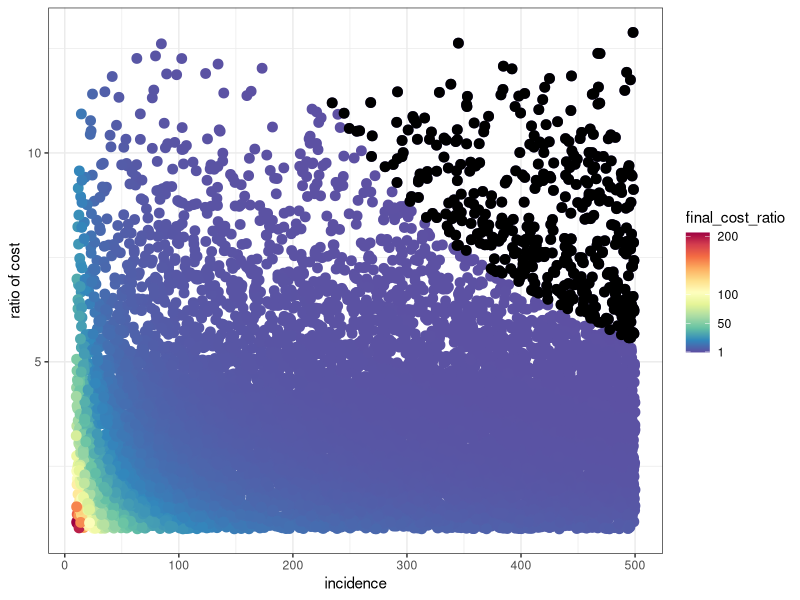

Here is the R script that generated this plot:
require(ggplot2)
library("RColorBrewer")

cost_ratio <- vector()
v_cost_ratio <- vector()
incidence <- vector()

birth_cohort <- 100000
immunity_duration <- 20

for(i in 1:10000){

cost_PrEP_birth <- runif(1,5,20) # Cost of PrEP per dose - between $5-20
cost_PEP_2 <- cost_PrEP_birth # Cost of PEP per dose - same as PrEP

cost_PEP_4 <- cost_PrEP_birth + cost_PEP_2 + runif(1,0,120) # Cost of PEP = Vaccine cost x 2 plus RIG between $0-120

cost_ratio[i] <- cost_PEP_4/(cost_PrEP_birth + cost_PEP_2) # RATIO = cost of PEP in naive / cost of PEP in boosted people

incidence[i] <- runif(1,10,500) # choose an incidence at random

v_cost_PrEP_birth <- cost_PrEP_birth*birth_cohort # Costs of PrEP programme (100% coverage)
v_cost_PEP_2 <- incidence[i]*immunity_duration*cost_PEP_2 # Costs of boosted PEP given bite incidence

v_cost_PEP_4 <- incidence[i]*immunity_duration*cost_PEP_4 # Costs of PEP in niave population

v_cost_ratio[i] <- (v_cost_PrEP_birth + v_cost_PEP_2)/v_cost_PEP_4 # Cost ratio

}


alldata <- data.frame(incidence = incidence, cost_ratio = cost_ratio, final_cost_ratio = v_cost_ratio)


myPalette <- colorRampPalette(rev(brewer.pal(11, "Spectral")))
my.labels <- c(ceiling(1.5*min(alldata$final_cost_ratio)),50,100,200)
sc <- scale_colour_gradientn(colours = myPalette(100), limits=c(min(v_cost_ratio), max(v_cost_ratio)), breaks=my.labels, labels=my.labels)

main <- ggplot(alldata) + 
  geom_point(data=alldata, aes(x = incidence, y = cost_ratio, color = final_cost_ratio), size=3) + 
  sc + ylab("ratio of cost") + theme_bw()
   # geom_point(aes(x = 24, y = 1), size=3, pch=3, col="black")  + annotate("text", x = 24, y = 1.5, label = "Tanzania")

pdf("figs/PrEP_sim.pdf", onefile = TRUE, height = 4, width = 7)
main + geom_point(data=alldata[which(alldata$final_cost_ratio<1),],aes(x = incidence, y = cost_ratio), size=3, colour='black')
dev.off()

#ggsave(filename = "figs/PrEP_sim.pdf",  width = 4, height = 4, units="cm")


